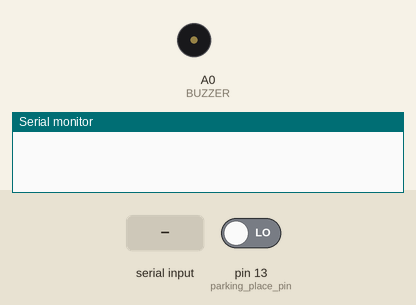
Recording of a sketch running on a simulated Arduino Uno, built with avr-gcc and run on an emulated ATmega328P. Shown: buzzer (waves = sounding), the last lines printed to the serial monitor. The test bench sets the inputs (shaded band); at power-on: pin 13 (parking_place_pin) LOW.

Above: at 1.2 s.
1.3 s: pin 13 (parking_place_pin) driven HIGH
3.8 s: byte 30 received over Serial
At 4.9 s:
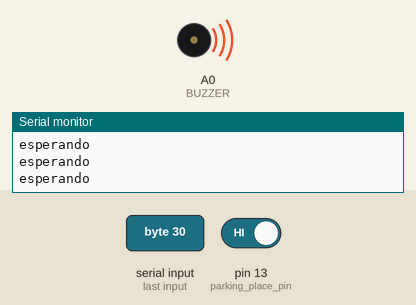
Timing chart, 0 to 11.8 s (numbered marks = the images above; inputs shaded):
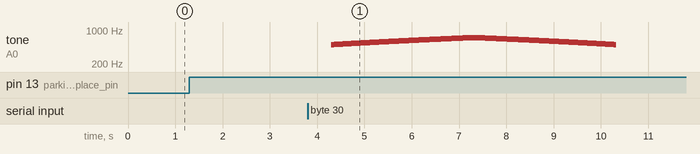

The sketch:

CODE.ino
```cpp
// define pin for buzzer
#define BUZZER A0

bool sonar_alarma = false;

// define pins for leds
int parking_place_pin[4][3] = {
	// park# = {green, yellow, red}
	{2, 3, 4},
	{5, 6, 7},
	{8, 9, 10},
	{11, 12, 13}

};


void setup(){
	pinMode(BUZZER, OUTPUT);
	Serial.begin(9600);
}

void loop(){
	if(digitalRead(13) == HIGH){
		sonar_alarma = !sonar_alarma;
	}

	if(sonar_alarma == true){
		Serial.println("esperando");
		delay(1000);
		if(Serial.available() > 0){
			int data = Serial.read();
			if(data != 0){
				alarm(data);

			}else{
				sonar_alarma = false;
			}
		}
	}

}

// alarm trough buzzer
void alarm(int park_number)
{
	int* leds = get_park_leds(park_number);
	// police alarm through buzzer with frecuencies
	for (int i = 500; i < 700; i++){ // for police siren

		// delay(15);

		// led flashing
		if(i%2 == 0){
			tone(BUZZER, i);
			for (int j = 0; j < 3; j++){
				digitalWrite(leds[j], HIGH);

				delay(5);

			}
		}

		else{
			tone(BUZZER, i);
			for (int j = 0; j < 3; j++){
				digitalWrite(leds[j], LOW);

				delay(5);

			}

		}
	}
	for (int i = 700; i > 500; i--){
		if(i%2 == 0){
			tone(BUZZER, i);
			for (int j = 0; j < 3; j++){
				digitalWrite(leds[j], HIGH);

				delay(5);

			}
		}

		else{
			tone(BUZZER, i);
			for (int j = 0; j < 3; j++)
			{
				digitalWrite(leds[j], LOW);

				delay(5);

			}

		}
	}
	noTone(BUZZER);

}

int* get_park_leds(int park_number){

	if (park_number == 0){
		return parking_place_pin[0];
	}
	else{
		return parking_place_pin[park_number - 1];
	}

}
```

Measured:
- after the input at 3.8 s, tone on A0 (BUZZER): plays 500 Hz for 0.02 s, 501 Hz for 0.02 s, 502 Hz for 0.02 s, 503 Hz for 0.02 s, 504 Hz for 0.02 s, 505 Hz for 0.02 s … (400 notes in this stretch), starting after 0.50 s
